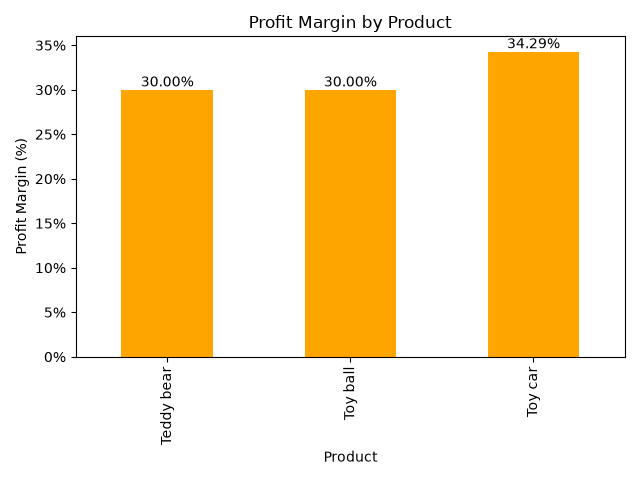

Recreate this plot in Python.

# Lesson 23 - Profit Margin Analysis

import pandas as pd
import matplotlib.pyplot as plt

# Read the CSV file
df = pd.read_csv("sales.csv")

# Group Sales and Profit by Product
product_summary = df.groupby("Product")[["Sales", "Profit"]].sum()

# Calculate Profit Margin percentage
product_summary["Profit_Margin"] = (
    product_summary["Profit"] / product_summary["Sales"]
) * 100

# Round Profit Margin to 2 decimal places
product_summary["Profit_Margin"] = product_summary["Profit_Margin"].round(2)

# Display the table
print("Profit Margin by Product:")
print(product_summary)

# Find the product with highest Profit Margin
highest_product = product_summary["Profit_Margin"].idxmax()

print("Product with Highest Profit Margin:")
print(highest_product)

# Find the highest percentage
highest_margin = product_summary["Profit_Margin"].max()

print("Highest Profit Margin:")
print(highest_margin)

# Create the orange bar chart
ax = product_summary["Profit_Margin"].plot(
    kind="bar",
    color="orange"
)

# Add percentage labels
for container in ax.containers:
    ax.bar_label(container, fmt="%.2f%%")

# Add chart title and labels
plt.title("Profit Margin by Product")
plt.xlabel("Product")
plt.ylabel("Profit Margin (%)")
ax.yaxis.set_major_formatter("{x:.0f}%")

# Save and display the chart
plt.tight_layout()
plt.savefig("profit_margin.png")
plt.show()
